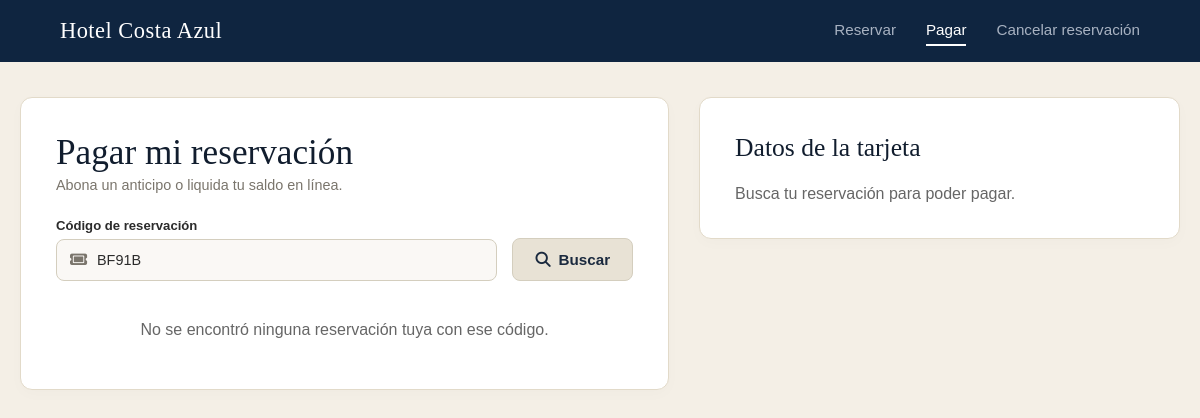
Before: /Huesped/Pagar/pagar.php?codigo=BF91B (signed in) with the older database file.
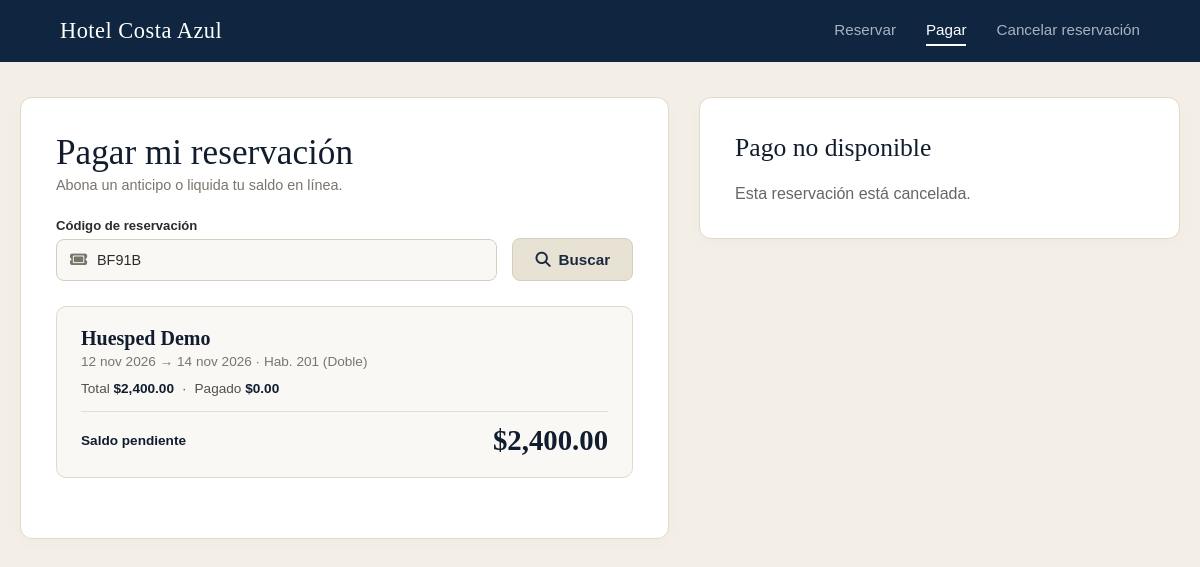
After: the same page with the newer database file.
### tables this page shows
CREATE TABLE `reservacion` (
  `id_reservacion` int(11) NOT NULL,
  `numero_confirmacion` varchar(5) NOT NULL,
  `fecha_entrada` date NOT NULL,
  `fecha_salida` date NOT NULL,
  `estado` varchar(20) NOT NULL DEFAULT 'Activa',
  `notas` text DEFAULT NULL,
  `fecha_registro` datetime NOT NULL DEFAULT current_timestamp(),
  `canal` varchar(20) NOT NULL,
  `id_huesped` int(11) NOT NULL,
  `id_recepcionista` int(11) DEFAULT NULL,
  `numero_habitacion` varchar(5) NOT NULL,
  `id_tarifa` int(11) NOT NULL,
  `id_politica` int(11) NOT NULL,
  `modificado_por` int(11) DEFAULT NULL,
  `fecha_modificacion` datetime DEFAULT NULL
);

CREATE TABLE `habitacion` (
  `numero_habitacion` varchar(5) NOT NULL,
  `tipo_habitacion` varchar(30) NOT NULL,
  `estado_limpieza` varchar(20) NOT NULL,
  `disponible` tinyint(1) NOT NULL DEFAULT 1
);

### Huesped/Pagar/pagar.php (the view, shortened to what the changed rows need)
<?php
require_once '../../config/conexion.php';
$id_huesped = (int) $_SESSION['id_usuario'];
$codigo     = trim($_REQUEST['codigo'] ?? '');
function fecha(string $f): string {
    $meses = ['ene','feb','mar','abr','may','jun','jul','ago','sep','oct','nov','dic'];
    $t = strtotime($f);
    return date('d', $t) . ' ' . $meses[date('n', $t) - 1] . ' ' . date('Y', $t);
}
function buscarReservacion(PDO $conexion, string $codigo, int $id_huesped, bool $bloquear = false): ?array {
    $sql = "SELECT r.id_reservacion, r.numero_confirmacion, r.estado, r.fecha_entrada, r.fecha_salida,
                   r.numero_habitacion, h.tipo_habitacion, t.precio_noche,
                   DATEDIFF(r.fecha_salida, r.fecha_entrada) AS noches,
                   (SELECT COALESCE(SUM(monto), 0) FROM pago WHERE id_reservacion = r.id_reservacion) AS pagado
            FROM reservacion r
            JOIN tarifa t     ON r.id_tarifa = t.id_tarifa
            JOIN habitacion h ON r.numero_habitacion = h.numero_habitacion
            WHERE r.numero_confirmacion = ? AND r.id_huesped = ?";
    $stmt = $conexion->prepare($sql);
    $stmt->execute([$codigo, $id_huesped]);
    $r = $stmt->fetch(PDO::FETCH_ASSOC);
    if (!$r) {
        return null;
    }
    $r['costo'] = max(1, (int) $r['noches']) * $r['precio_noche'];
    $r['saldo'] = max(0, round($r['costo'] - $r['pagado'], 2));
    return $r;
}
$reservacion = ($codigo !== '') ? buscarReservacion($conexion, $codigo, $id_huesped) : null;
$puede_pagar = $reservacion && $reservacion['estado'] === 'Activa' && $reservacion['saldo'] > 0;
?>
<!DOCTYPE html>
<html lang="es">
<head>
  <link rel="stylesheet" href="https://cdnjs.cloudflare.com/ajax/libs/font-awesome/6.4.0/css/all.min.css">
  <link rel="stylesheet" href="pagar.css">
</head>
<body>
  <main class="main-container">
    <section class="left-section">
      <h1>Pagar mi reservación</h1>
      <p class="subtitle">Abona un anticipo o liquida tu saldo en línea.</p>
      <form method="GET" class="search-form">
        <div class="input-group">
        </div>
        <button type="submit" class="btn-search"><i class="fa-solid fa-magnifying-glass"></i> Buscar</button>
      </form>
      <?php if ($reservacion): ?>
        <div class="reservation-summary-card">
          <div class="res-guest-name"><?php echo htmlspecialchars($_SESSION['nombre']); ?></div>
          <div class="res-info-details">
              <?php echo fecha($reservacion['fecha_entrada']); ?> → <?php echo fecha($reservacion['fecha_salida']); ?>
              · Hab. <?php echo htmlspecialchars($reservacion['numero_habitacion']); ?>
              (<?php echo htmlspecialchars($reservacion['tipo_habitacion']); ?>)
          </div>
          <div class="res-financials">
            <span class="fin-item">Total <b>$<?php echo number_format($reservacion['costo'], 2); ?></b></span>
            <span class="fin-dot">·</span>
            <span class="fin-item">Pagado <b>$<?php echo number_format($reservacion['pagado'], 2); ?></b></span>
          </div>
          <div class="balance-row">
            <span class="balance-label">Saldo pendiente</span>
            <span class="balance-amount">$<?php echo number_format($reservacion['saldo'], 2); ?></span>
          </div>
        </div>
      <?php elseif ($codigo !== ''): ?>
        <p style="text-align: center; color: #666; padding: 15px;">No se encontró ninguna reservación tuya con ese código.</p>
      <?php endif; ?>
    </section>
    <aside class="right-section">
      <div class="card-box">
        <?php if ($puede_pagar): ?>
          <h2>Datos de la tarjeta</h2>
          <form method="POST" autocomplete="off">
            <input type="hidden" name="codigo" value="<?php echo htmlspecialchars($codigo); ?>">
            <div class="input-group">
              <label for="cardName">Nombre en la tarjeta</label>
              <div class="input-field"><input type="text" id="cardName" value="<?php echo htmlspecialchars($_SESSION['nombre']); ?>" required></div>
            </div>
            <div class="input-group">
              <label for="cardNumber">Número de tarjeta</label>
              <div class="input-field"><input type="text" id="cardNumber" inputmode="numeric" maxlength="19" pattern="[0-9 ]{15,19}" placeholder="•••• •••• •••• ••••" required></div>
            </div>
            <div class="form-row">
              <div class="input-group">
                <label for="cardExp">Vence</label>
                <div class="input-field"><input type="text" id="cardExp" maxlength="7" pattern="(0[1-9]|1[0-2]) ?/ ?[0-9]{2}" placeholder="MM / AA" required></div>
              </div>
              <div class="input-group">
                <label for="cardCvv">CVV</label>
                <div class="input-field"><input type="password" id="cardCvv" inputmode="numeric" maxlength="4" pattern="[0-9]{3,4}" placeholder="•••" required></div>
              </div>
            </div>
            <div class="input-group" style="margin-top: 15px;">
              <label for="amountInput">Monto a abonar</label>
              <div class="input-field">
                <input type="number" id="amountInput" name="monto" step="0.01" min="0.01"
                       max="<?php echo $reservacion['saldo']; ?>" value="<?php echo $reservacion['saldo']; ?>" required>
              </div>
            </div>
            <button type="submit" class="btn-pay-submit"><i class="fa-solid fa-lock"></i> Pagar</button>
          </form>
        <?php elseif ($reservacion && $reservacion['estado'] !== 'Activa'): ?>
          <h2>Pago no disponible</h2>
          <p style="color: #666;">Esta reservación está <?php echo htmlspecialchars(strtolower($reservacion['estado'])); ?>.</p>
        <?php elseif ($reservacion): ?>
          <h2>Reservación liquidada</h2>
          <p style="color: #666;">No tienes saldo pendiente.</p>
        <?php else: ?>
          <h2>Datos de la tarjeta</h2>
          <p style="color: #666;">Busca tu reservación para poder pagar.</p>
        <?php endif; ?>
      </div>
    </aside>
  </main>
</body>
</html>

Changed rows visible on the page:
added reservacion: fecha_entrada "12 nov 2026", fecha_salida "14 nov 2026", numero_habitacion "201", numero_habitacion.tipo_habitacion "Doble", estado "cancelada"
Other visible differences:
$_SESSION['nombre']: (not shown) → "Huesped Demo"
$reservacion['costo']: (not shown) → "2,400.00"
$reservacion['pagado']: (not shown) → "0.00"
$reservacion['saldo']: (not shown) → "2,400.00"
text no longer shown: "No se encontró ninguna reservación tuya con ese código. Datos de la tarjeta Busca tu reservación para poder pagar."
text now shown: "→ · Hab. ( ) Total $ · Pagado $ Saldo pendiente $ Pago no disponible Esta reservación está ."
